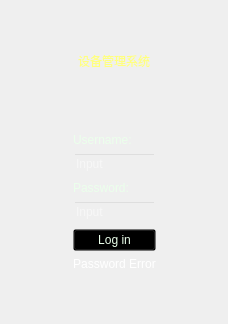
    <widget class="QWidget" name="loginwidget">
     <property name="styleSheet">
      <string notr="true"/>
     </property>
     <layout class="QVBoxLayout" name="verticalLayout" stretch="1,1,0,3,1">
      <item>
       <spacer name="verticalSpacer_2">
        <property name="orientation">
         <enum>Qt::Vertical</enum>
        </property>
        <property name="sizeHint" stdset="0">
         <size>
          <width>20</width>
          <height>40</height>
         </size>
        </property>
       </spacer>
      </item>
      <item>
       <layout class="QHBoxLayout" name="horizontalLayout" stretch="2,3,2">
        <item>
         <spacer name="horizontalSpacer">
          <property name="orientation">
           <enum>Qt::Horizontal</enum>
          </property>
          <property name="sizeHint" stdset="0">
           <size>
            <width>40</width>
            <height>20</height>
           </size>
          </property>
         </spacer>
        </item>
        <item>
         <widget class="QLabel" name="title">
          <property name="styleSheet">
           <string notr="true">background: transparent;
font: 36pt &quot;楷体&quot;;
color: rgb(255, 255, 127);</string>
          </property>
          <property name="text">
           <string>设备管理系统</string>
          </property>
          <property name="alignment">
           <set>Qt::AlignCenter</set>
          </property>
         </widget>
        </item>
        <item>
         <spacer name="horizontalSpacer_2">
          <property name="orientation">
           <enum>Qt::Horizontal</enum>
          </property>
          <property name="sizeHint" stdset="0">
           <size>
            <width>40</width>
            <height>20</height>
           </size>
          </property>
         </spacer>
        </item>
       </layout>
      </item>
      <item>
       <spacer name="verticalSpacer_3">
        <property name="orientation">
         <enum>Qt::Vertical</enum>
        </property>
        <property name="sizeHint" stdset="0">
         <size>
          <width>20</width>
          <height>40</height>
         </size>
        </property>
       </spacer>
      </item>
      <item>
       <layout class="QHBoxLayout" name="horizontalLayout_2" stretch="2,3,2">
        <item>
         <spacer name="horizontalSpacer_3">
          <property name="orientation">
           <enum>Qt::Horizontal</enum>
          </property>
          <property name="sizeHint" stdset="0">
           <size>
            <width>40</width>
            <height>20</height>
           </size>
          </property>
         </spacer>
        </item>
        <item>
         <widget class="QWidget" name="statu" native="true">
          <property name="styleSheet">
           <string notr="true">background: transparent;</string>
          </property>
          <layout class="QVBoxLayout" name="verticalLayout_2" stretch="2,3,2,3,3,2">
           <item>
            <widget class="QLabel" name="label_3">
             <property name="styleSheet">
              <string notr="true">font: 16pt &quot;楷体&quot;;
color: rgb(235, 255, 235);</string>
             </property>
             <property name="text">
              <string>Username:</string>
             </property>
            </widget>
           </item>
           <item>
            <widget class="QLineEdit" name="username">
             <property name="sizePolicy">
              <sizepolicy hsizetype="Expanding" vsizetype="Preferred">
               <horstretch>0</horstretch>
               <verstretch>0</verstretch>
              </sizepolicy>
             </property>
             <property name="styleSheet">
              <string notr="true">font: 18pt &quot;楷体&quot;;
color: rgb(255, 255, 255);</string>
             </property>
             <property name="text">
              <string/>
             </property>
             <property name="placeholderText">
              <string>Input</string>
             </property>
            </widget>
           </item>
           <item>
            <widget class="QLabel" name="label_2">
             <property name="styleSheet">
              <string notr="true">font: 16pt &quot;楷体&quot;;
color: rgb(235, 255, 235);</string>
             </property>
             <property name="text">
              <string>Password:</string>
             </property>
            </widget>
           </item>
           <item>
            <widget class="QLineEdit" name="password">
             <property name="sizePolicy">
              <sizepolicy hsizetype="Expanding" vsizetype="Preferred">
               <horstretch>0</horstretch>
               <verstretch>0</verstretch>
              </sizepolicy>
             </property>
             <property name="styleSheet">
              <string notr="true">font: 18pt &quot;楷体&quot;;
color: rgb(255, 255, 255);</string>
             </property>
             <property name="text">
              <string extracomment="Input"/>
             </property>
             <property name="placeholderText">
              <string>Input</string>
             </property>
            </widget>
           </item>
           <item>
            <widget class="QPushButton" name="login">
             <property name="sizePolicy">
              <sizepolicy hsizetype="Minimum" vsizetype="Preferred">
               <horstretch>0</horstretch>
               <verstretch>0</verstretch>
              </sizepolicy>
             </property>
             <property name="autoFillBackground">
              <bool>false</bool>
             </property>
             <property name="styleSheet">
              <string notr="true">font: 18pt &quot;楷体&quot;;
color: rgb(235, 255, 235);</string>
             </property>
             <property name="text">
              <string>Log in</string>
             </property>
            </widget>
           </item>
           <item>
            <widget class="QLabel" name="loginmessage">
             <property name="styleSheet">
              <string notr="true">font: 18pt &quot;楷体&quot;;
color: rgb(255, 255, 255);</string>
             </property>
             <property name="text">
              <string>Password Error</string>
             </property>
             <property name="alignment">
              <set>Qt::AlignCenter</set>
             </property>
            </widget>
           </item>
          </layout>
         </widget>
        </item>
        <item>
         <spacer name="horizontalSpacer_4">
          <property name="orientation">
           <enum>Qt::Horizontal</enum>
          </property>
          <property name="sizeHint" stdset="0">
           <size>
            <width>40</width>
            <height>20</height>
           </size>
          </property>
         </spacer>
        </item>
       </layout>
      </item>
      <item>
       <spacer name="verticalSpacer">
        <property name="orientation">
         <enum>Qt::Vertical</enum>
        </property>
        <property name="sizeHint" stdset="0">
         <size>
          <width>20</width>
          <height>40</height>
         </size>
        </property>
       </spacer>
      </item>
     </layout>
    </widget>
